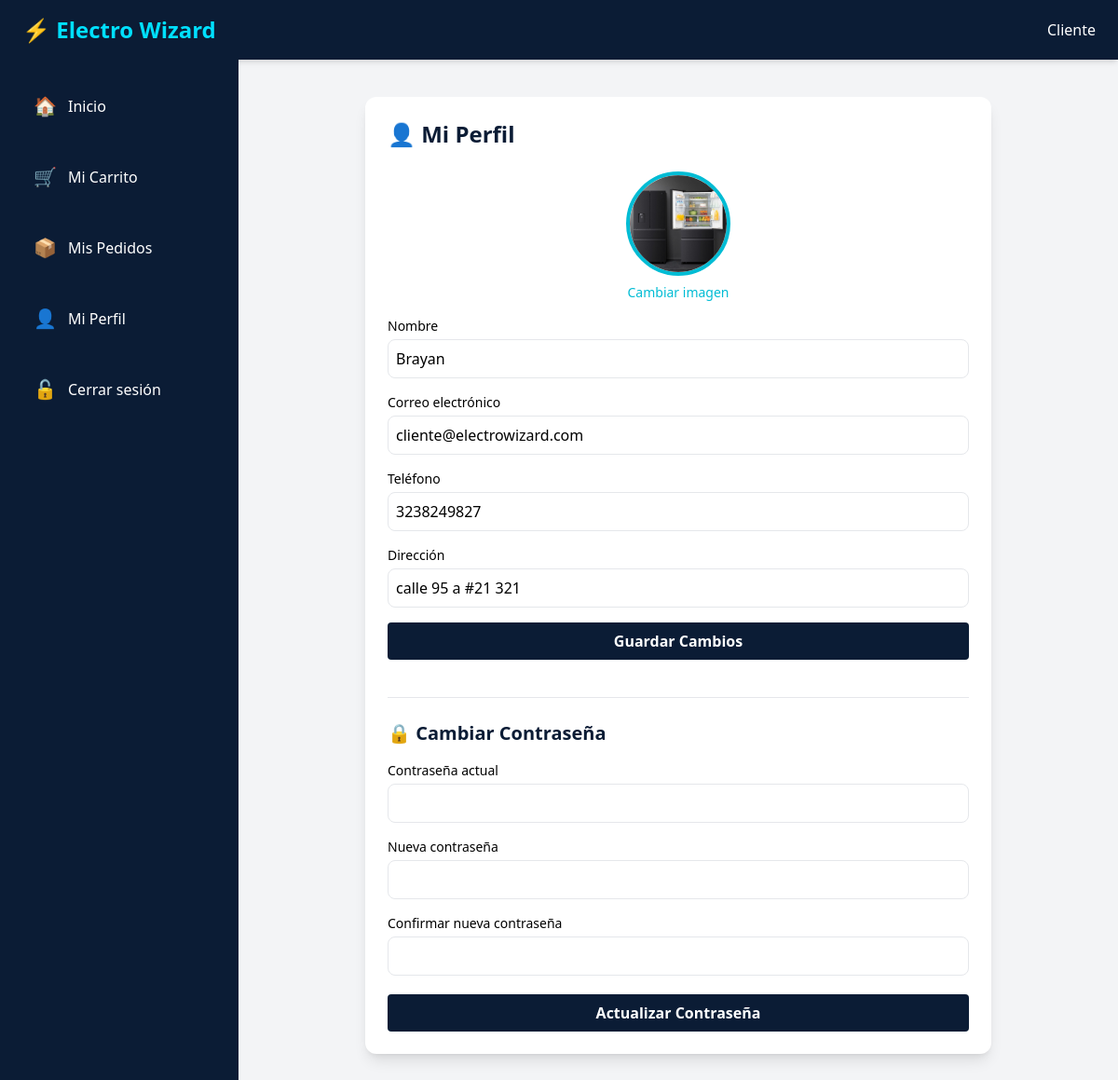
The page /dashboard_cliente/dashboard_cliente.php?view=perfil (signed in) on the database its author committed.
### tables this page shows
CREATE TABLE `usuarios` (
  `id_usuario` int(11) NOT NULL,
  `nombre` varchar(100) NOT NULL,
  `correo` varchar(150) NOT NULL,
  `contraseña` varchar(255) NOT NULL,
  `rol` enum('admin','cliente') NOT NULL DEFAULT 'cliente',
  `fecha_registro` timestamp NOT NULL DEFAULT current_timestamp(),
  `direccion` varchar(200) DEFAULT NULL,
  `telefono` varchar(20) DEFAULT NULL,
  `imagen_perfil` varchar(255) DEFAULT NULL
);

### dashboard_cliente/vistas/perfil.php (the view, shortened to what this page needs)
<?php
include __DIR__ . "/../../config/conexion.php";
$id_usuario = $_SESSION['id_usuario'];
$stmt = $conexion->prepare("SELECT nombre, correo, direccion, telefono, imagen_perfil FROM usuarios WHERE id_usuario=?");
$stmt->bind_param("i", $id_usuario);
$stmt->execute();
$usuario = $stmt->get_result()->fetch_assoc();
?>
<div class="bg-white rounded-xl shadow-lg p-6 max-w-2xl mx-auto">
  <h3 class="text-2xl font-semibold text-[#0b1c35] mb-6">👤 Mi Perfil</h3>
  <form method="POST" enctype="multipart/form-data" class="space-y-4 mb-10">
    <div class="flex flex-col items-center">
      <?php if (!empty($usuario['imagen_perfil']) && file_exists(__DIR__."/../imagenes_perfil/".$usuario['imagen_perfil'])): ?>
        <img src="imagenes_perfil/<?php echo htmlspecialchars($usuario['imagen_perfil']); ?>" class="w-28 h-28 rounded-full object-cover border-4 border-[#00bcd4]">
      <?php else: ?>
        <div class="w-28 h-28 rounded-full bg-gray-200 flex items-center justify-center text-gray-500 text-2xl">👤</div>
      <?php endif; ?>
      <label class="mt-2 text-sm text-[#00bcd4] cursor-pointer">
        Cambiar imagen
      </label>
    </div>
    <div>
      <label class="block text-sm font-medium mb-1">Nombre</label>
      <input type="text" name="nombre" value="<?php echo htmlspecialchars($usuario['nombre']); ?>" class="w-full border rounded-lg p-2">
    </div>
    <div>
      <label class="block text-sm font-medium mb-1">Correo electrónico</label>
      <input type="email" name="correo" value="<?php echo htmlspecialchars($usuario['correo']); ?>" class="w-full border rounded-lg p-2">
    </div>
    <div>
      <label class="block text-sm font-medium mb-1">Teléfono</label>
      <input type="text" name="telefono" value="<?php echo htmlspecialchars($usuario['telefono']); ?>" class="w-full border rounded-lg p-2">
    </div>
    <div>
      <label class="block text-sm font-medium mb-1">Dirección</label>
      <input type="text" name="direccion" value="<?php echo htmlspecialchars($usuario['direccion']); ?>" class="w-full border rounded-lg p-2">
    </div>
    <button class="btn-electric w-full py-2 rounded mt-4">Guardar Cambios</button>
  </form>
  <div class="border-t pt-6">
    <h4 class="text-xl font-semibold text-[#0b1c35] mb-4">🔒 Cambiar Contraseña</h4>
    <form method="POST" class="space-y-4">
      <div>
        <label class="block text-sm font-medium mb-1">Contraseña actual</label>
        <input type="password" name="actual_pass" class="w-full border rounded-lg p-2" required>
      </div>
      <div>
        <label class="block text-sm font-medium mb-1">Nueva contraseña</label>
        <input type="password" id="nueva_pass" name="nueva_pass" class="w-full border rounded-lg p-2" required>
      </div>
      <div>
        <label class="block text-sm font-medium mb-1">Confirmar nueva contraseña</label>
        <input type="password" id="confirmar_pass" name="confirmar_pass" class="w-full border rounded-lg p-2" required>
      </div>
      <button class="btn-electric w-full py-2 rounded">Actualizar Contraseña</button>
    </form>
  </div>
</div>

### dashboard_cliente/style.css (style rules this page uses)
.btn-electric { background-color: #0b1c35; color: white; font-weight: bold; padding: 0.75rem 1.5rem; border-radius: 9999px; transition: background-color 0.3s ease, transform 0.2s ease, box-shadow 0.3s ease; }

### rows shown on the page
usuarios: imagen_perfil (picture), nombre "Brayan", correo "cliente@electrowizard.com", telefono "3238249827", direccion "calle 95 a #21 321"
